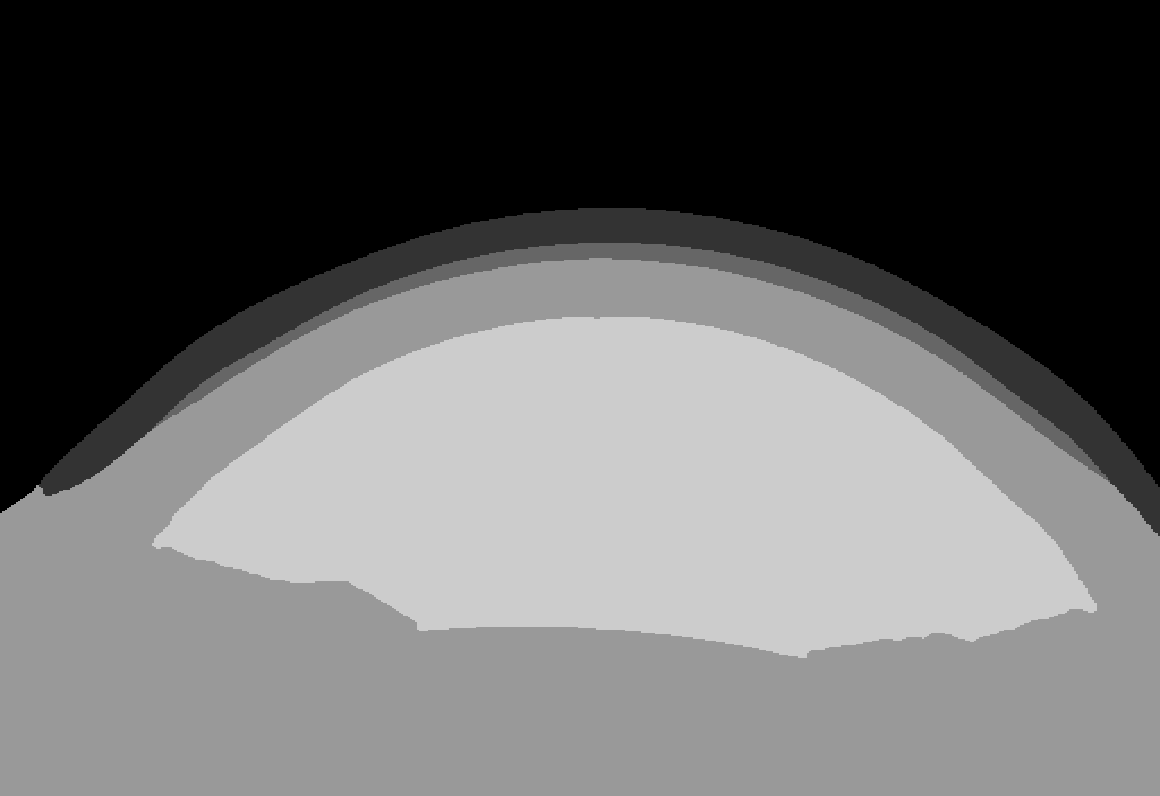
#> input picture img_msk/00001.png, 1160 x 796 px, found by its file name; its folder holds only this picture in this run
$ python split_2.py
#> lines starting #> are read from the running program, lines starting #| are printed output that depends on the picture; after the words box and inside, x2 and y2 are one past the last pixel; in counts of white or black regions, pixels touching at a corner belong together
import cv2
import os
import math
import numpy as np
import matplotlib.pyplot as plt
from PIL import Image, ImageChops
import pandas as pd


class oil():

    def __init__(self):
        self.realh=13/796#像素与实际尺寸间的关系
        self.realw=16/1160#像素与实际尺寸间的关系
        self.sum=32#图片数量，即一份巩膜分成多少个角度
        self.name="3D"#存储结果的文件名
        self.path=r'D:\Deep-Learing\NetModel\3D\img_msk'#目标文件的地址
        self.save_csv=r'D:\Deep-Learing\NetModel\3D\csv'#存储csv的地址
        self.list_name=[' ', 'x1', 'y1', 'z1', 'x2', 'y2', 'z2', 'x3', 'y3', 'z3', 'x4', 'y4', 'z4']#列名
    def XYZ(self):
        filelist = os.listdir(self.path)
        SCLUP_ = [[],[],[]]  # 巩膜镜上表面
        TRFUP_ = [[],[],[]]  # 泪液层上表面
        CORUP_ = [[],[],[]]  # 角膜上表面
        CORDOWN_ = [[],[],[]]  # 角膜下表面
        ALL=[[],[],[],[],[],[],[],[],[],[],[],[]]
        flag=0
        self.name="test"
        print("==================图像处理中=====================")
        for item in filelist:
            #self.name=item.split(".")[0]
            img_name = os.path.join(self.path, item)
            img = cv2.imread(img_name, cv2.IMREAD_GRAYSCALE)  # 灰度图像
#> img is the input picture: shape (796, 1160); min 0, max 204, mean 100.7
            img = np.array(img)
            x, y = img.shape
#> x = 796; y = 1160
            t=x
#> t = 796
            SCLUP = []  # 巩膜镜上表面
            SCLUP_x = []
            SCLUP_y = []
            TRFUP = []  # 泪液层上表面
            TRFUP_x = []
            TRFUP_y = []
            CORUP = []  # 角膜上表面
            CORUP_x = []
            CORUP_y = []
            CORDOWN = []  # 角膜下表面
            CORDOWN_x = []
            CORDOWN_y = []
            midver = []
            L = []
            R = []
            # 遍历二值图，
            for i in range(y - 1):
                for j in range(x - 1):
                    #
                    if ((img[j - 1, i] == 51 or img[j-1,i-1] == 51 or img[j-1,i+1] == 51) and img[j, i] == 153) or ((img[j - 1, i] == 102 or img[j-1,i-1] == 102 or img[j-1,i+1] == 102) and img[j, i] == 153):
                        #img[j, i] = 255
                        CORUP.append([j, i])
                    elif (img[j - 1, i] == 0 or img[j-1,i-1] == 0 or img[j-1,i+1] == 0) and img[j, i] == 51:
                        # img[j, i] = 255
                        SCLUP.append([j, i])
                    elif (img[j - 1, i] == 51 or img[j-1,i-1] == 51 or img[j-1,i+1] == 51) and img[j, i] == 102:
                        # img[j, i] = 255
                        TRFUP.append([j, i])
                    elif img[j, i] == 153 and (img[j + 1, i] == 204 or img[j+1,i+1] == 204 or img[j+1,i-1] == 204):
                        # img[j, i] = 255
                        CORDOWN.append([j, i])
            lx, ly = CORDOWN[0]
#> lx = 542; ly = 151
            lx += 1
#> lx = 543
            rx, ry = CORDOWN[-1]
#> rx = 609; ry = 1097
            rx += 1
#> rx = 610
            # [6 lines of commented-out code are left out]
            midy = (ly + ry) // 2
#> midy = 624
            midx = (lx + rx) // 2
#> midx = 576
            # print(midx, midy)
            img[midx, midy] = 0
#> img: shape (796, 1160); under 0.01% of pixels changed, all inside (x1, y1, x2, y2) = (624, 576, 625, 577)
            K = (lx - rx) / (ly - ry)
#> K = 0.0708
            b = 477 - 131 * K
#> b = 467.7
            # print(b)
            # midy = -1/K *midx+b1
            b1 = midy + K * midx
#> b1 = 664.8
            # print(b1)
            y = -K * x + b1
#> y = 608.4

            for y in range(ly, ry):
                x = K * y + b  # 左右两点之间方程
                x = round(x)
                # print(x)
                # y=y.astype('uint8')
                img[x, y] = 255
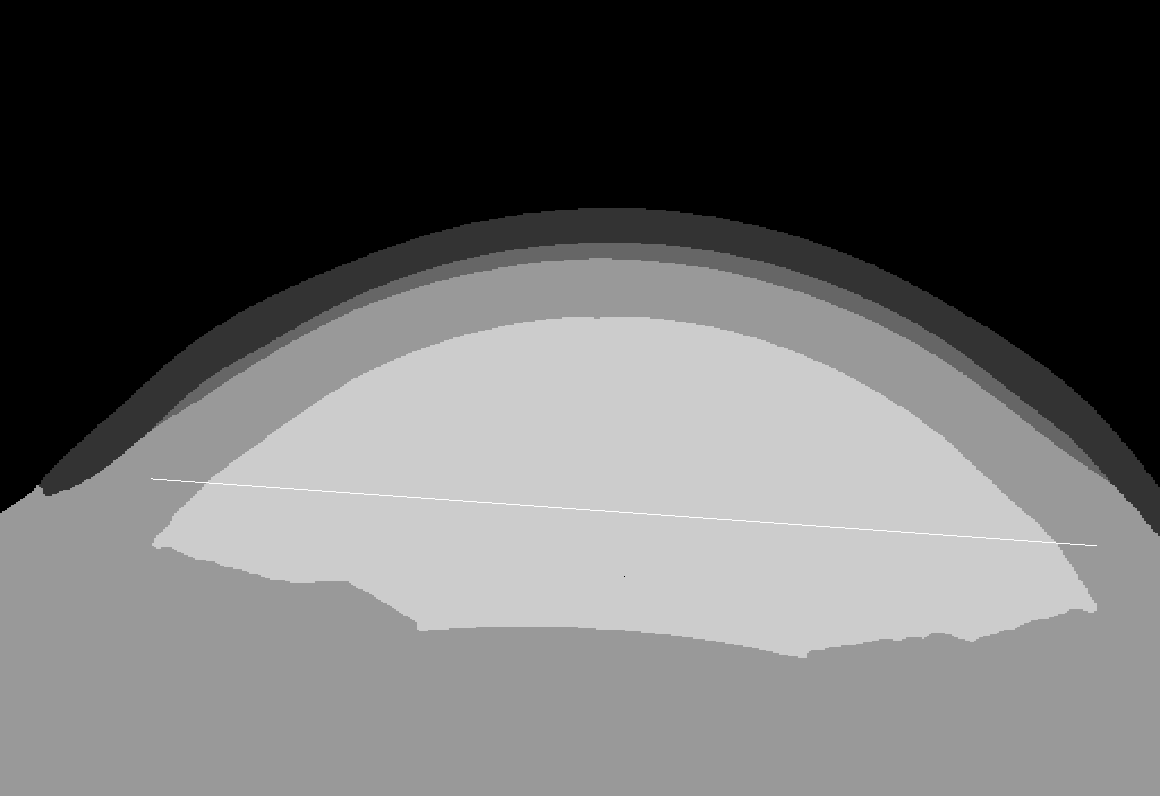
#> img: shape (796, 1160); min 0, max 255, mean 100.8
            for x in range(t):
                y = -K * x + b1  # 左右两点之间垂线方程
                y = round(y)
                # print(x)
                # y=y.astype('uint8')
                midver.append([x, y])
                # print(midver)
                img[x, y] = 255
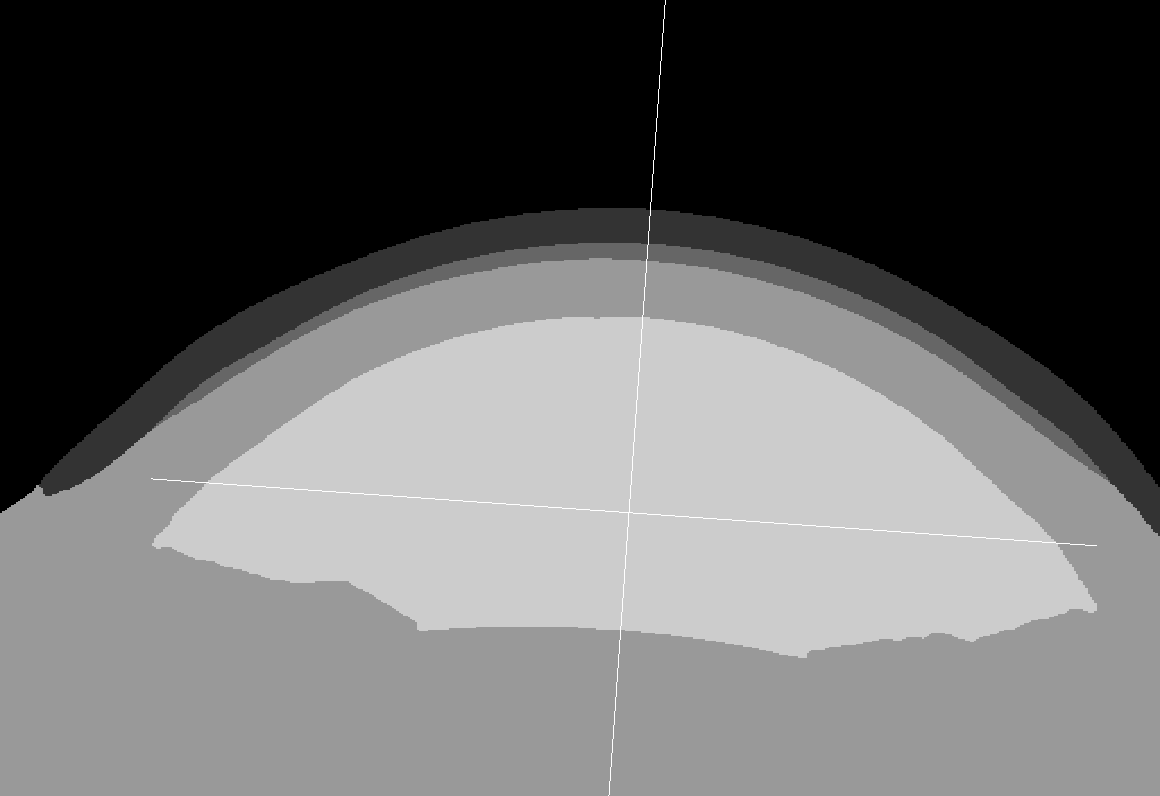
#> img: shape (796, 1160); 0.09% of pixels changed, all inside (x1, y1, x2, y2) = (608, 0, 666, 796)
            #print(type(CORUP))
            res = [v for v in CORUP if v in midver]
            for i in range(len(res)):
                if res[0][0]<res[i][0]:
                    res[0]=res[i]
            a = (res[0])  # 角膜上表面的中点
            print("坐标轴中心:"+str(a))
#| 坐标轴中心:[261, 646]
            print("已完成" + str((flag + 1) / 32 * 100) + "%" + "当前角度" + str(180 / self.sum * (flag) % 360) + "°")
            ansx=(a[1])
            ansy=(a[0])
            for item in SCLUP:
                SCLUP_x.append((item[1]-a[1])*self.realw)
                SCLUP_y.append(-(item[0]-a[0])*self.realh)
            for item in TRFUP:
                TRFUP_x.append((item[1]-a[1])*self.realw)
                TRFUP_y.append(-(item[0]-a[0])*self.realh)
            for item in CORUP:
                CORUP_x.append((item[1]-a[1])*self.realw)
                CORUP_y.append(-(item[0]-a[0])*self.realh)
            for item in CORDOWN:
                CORDOWN_x.append((item[1]-a[1])*self.realw)
                CORDOWN_y.append(-(item[0]-a[0])*self.realh)
            SCLUP_z=SCLUP_y
            SCLUP_y=[item*(math.sin(math.pi/self.sum*flag)) for item in SCLUP_x]
            SCLUP_x=[item*(math.cos(math.pi/self.sum*flag)) for item in SCLUP_x]
            TRFUP_z=TRFUP_y
            TRFUP_y=[item*(math.sin(math.pi/self.sum*flag)) for item in TRFUP_x]
            TRFUP_x=[item*(math.cos(math.pi/self.sum*flag)) for item in TRFUP_x]
            CORUP_z=CORUP_y
            CORUP_y=[item*(math.sin(math.pi/self.sum*flag)) for item in CORUP_x]
            CORUP_x=[item*(math.cos(math.pi/self.sum*flag)) for item in CORUP_x]
            CORDOWN_z=CORDOWN_y
            CORDOWN_y=[item*(math.sin(math.pi/self.sum*flag)) for item in CORDOWN_x]
            CORDOWN_x=[item*(math.cos(math.pi/self.sum*flag)) for item in CORDOWN_x]
            ALL[0].extend(SCLUP_x)
            ALL[1].extend(SCLUP_y)
            ALL[2].extend(SCLUP_z)
            ALL[3].extend(TRFUP_x)
            ALL[4].extend(TRFUP_y)
            ALL[5].extend(TRFUP_z)
            ALL[6].extend(CORUP_x)
            ALL[7].extend(CORUP_y)
            ALL[8].extend(CORUP_z)
            ALL[9].extend(CORDOWN_x)
            ALL[10].extend(CORDOWN_y)
            ALL[11].extend(CORDOWN_z)
            # ALL[0].extend(SCLUP_)
            # ALL[1].extend(TRFUP_)
            # ALL[2].extend(CORUP_)
            # ALL[3].extend(CORDOWN_)
            flag=flag+1
        print("转置中")
        dataframe = pd.DataFrame(ALL).T
        save = os.path.join(self.save_csv,self.name+'result5'+".csv")
#> (the run stopped early here; a loop or call above may not have finished)
